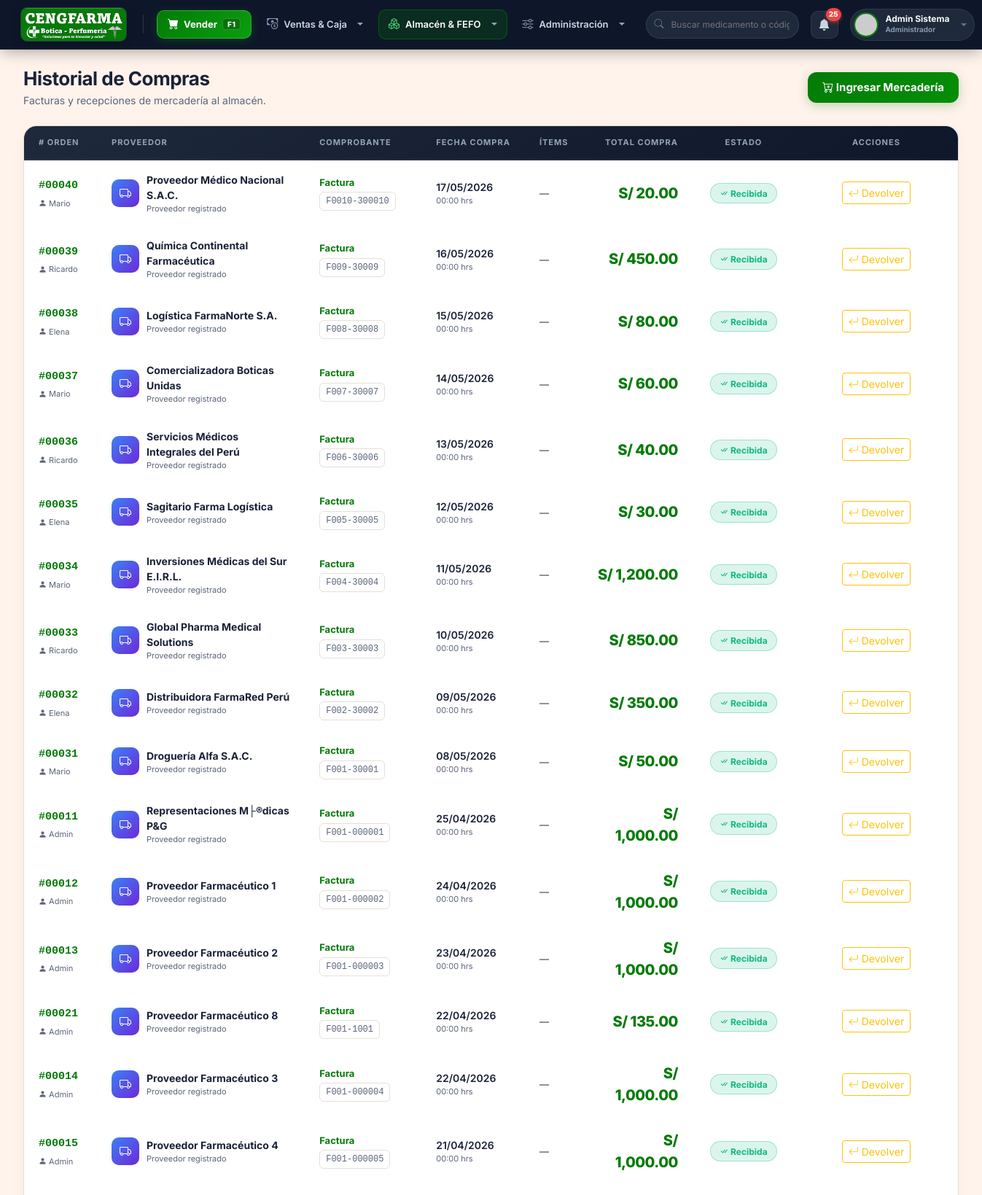
/public/compra/index (signed in, upper part), run on the app's committed database.
### tables this page shows
CREATE TABLE IF NOT EXISTS `configuracion` (
  `id` int NOT NULL AUTO_INCREMENT,
  `clave` varchar(50) NOT NULL,
  `valor` text,
  `descripcion` varchar(255) DEFAULT NULL,
  PRIMARY KEY (`id`),
  UNIQUE KEY `clave` (`clave`)
);

CREATE TABLE IF NOT EXISTS `compras` (
  `id` int NOT NULL AUTO_INCREMENT,
  `id_proveedor` int NOT NULL,
  `id_usuario` int NOT NULL,
  `tipo_comprobante` varchar(50) NOT NULL,
  `serie_comprobante` varchar(20) DEFAULT NULL,
  `num_comprobante` varchar(50) NOT NULL,
  `fecha_compra` date NOT NULL,
  `fecha_registro` timestamp NULL DEFAULT CURRENT_TIMESTAMP,
  `impuesto` decimal(10,2) DEFAULT '0.00',
  `total` decimal(12,2) NOT NULL DEFAULT '0.00',
  `estado` varchar(20) DEFAULT 'Completada',
  PRIMARY KEY (`id`),
  KEY `id_proveedor` (`id_proveedor`),
  KEY `id_usuario` (`id_usuario`),
  CONSTRAINT `compras_ibfk_1` FOREIGN KEY (`id_proveedor`) REFERENCES `proveedores` (`id`) ON DELETE RESTRICT,
  CONSTRAINT `compras_ibfk_2` FOREIGN KEY (`id_usuario`) REFERENCES `usuarios` (`id`) ON DELETE RESTRICT
);

CREATE TABLE IF NOT EXISTS `usuarios` (
  `id` int NOT NULL AUTO_INCREMENT,
  `nombres` varchar(100) NOT NULL,
  `apellidos` varchar(100) NOT NULL,
  `usuario` varchar(50) NOT NULL,
  `password` varchar(255) NOT NULL,
  `email` varchar(100) DEFAULT NULL,
  `rol_id` int NOT NULL,
  `estado` tinyint(1) DEFAULT '1',
  `ultimo_login` datetime DEFAULT NULL,
  `creado_en` timestamp NULL DEFAULT CURRENT_TIMESTAMP,
  PRIMARY KEY (`id`),
  UNIQUE KEY `usuario` (`usuario`),
  KEY `rol_id` (`rol_id`),
  CONSTRAINT `usuarios_ibfk_1` FOREIGN KEY (`rol_id`) REFERENCES `roles` (`id`) ON DELETE RESTRICT
);

CREATE TABLE IF NOT EXISTS `proveedores` (
  `id` int NOT NULL AUTO_INCREMENT,
  `ruc` varchar(20) NOT NULL,
  `razon_social` varchar(150) NOT NULL,
  `representante` varchar(150) DEFAULT NULL,
  `telefono` varchar(50) DEFAULT NULL,
  `direccion` varchar(255) DEFAULT NULL,
  `estado` tinyint(1) DEFAULT '1',
  PRIMARY KEY (`id`),
  UNIQUE KEY `ruc` (`ruc`)
);

### app/views/compras/index.php (the view, shortened to what the rows shown need)
<div class="page-content">
    <div class="d-flex justify-content-between align-items-center mb-4">
        <div>
            <h1 class="page-title">Historial de Compras</h1>
            <div class="page-subtitle">Facturas y recepciones de mercadería al almacén.</div>
        </div>
        <a href="<?php echo BASE_URL; ?>compra/create" class="btn-primary-custom" style="width: auto; padding: 10px 20px; text-decoration: none; display: inline-block;">
            <i class="bi bi-cart-plus"></i> Ingresar Mercadería
        </a>
    </div>
    <div class="card-metric" style="padding: 0; overflow: hidden;">
        <div class="table-responsive">
            <table class="compras-table">
                <thead>
                    <tr>
                        <th style="width:100px;"># Orden</th>
                        <th style="min-width:180px;">Proveedor</th>
                        <th style="min-width:160px;">Comprobante</th>
                        <th style="width:130px;">Fecha Compra</th>
                        <th style="width:80px;">Ítems</th>
                        <th style="width:150px;" class="text-end">Total Compra</th>
                        <th style="width:110px;" class="text-center">Estado</th>
                        <th style="width:180px;" class="text-center">Acciones</th>
                    </tr>
                </thead>
                <tbody>
                    <?php if(empty($data['compras'])): ?>
                    <tr><td colspan="8" class="text-center text-muted" style="padding:40px;">No hay compras registradas en el sistema.</td></tr>
                    <?php else: ?>
                    <?php foreach($data['compras'] as $compra): ?>
                    <tr>
                        <td>
                            <span style="font-family:monospace; font-weight:700; color: var(--accent-primary); font-size:15px;">
                                #<?php echo str_pad($compra['id'], 5, '0', STR_PAD_LEFT); ?>
                            </span><br>
                            <small style="color:var(--text-secondary); font-size:11px;">
                                <i class="bi bi-person-fill"></i>
                                <?php echo htmlspecialchars(explode(' ', $compra['cajero'] ?? '')[0]); ?>
                            </small>
                        </td>
                        <td>
                            <div style="display:flex; align-items:center; gap:10px;">
                                <div style="width:38px; height:38px; border-radius:10px; background: linear-gradient(135deg,#3B82F6,#6D28D9); display:flex; align-items:center; justify-content:center; font-size:16px; color:white; flex-shrink:0;">
                                    <i class="bi bi-truck"></i>
                                </div>
                                <div>
                                    <div style="font-weight:700; color:var(--text-primary); font-size:14px;"><?php echo htmlspecialchars($compra['proveedor'] ?? ''); ?></div>
                                    <div style="font-size:11px; color:var(--text-secondary);">Proveedor registrado</div>
                                </div>
                            </div>
                        </td>
                        <td>
                            <div style="font-weight:700; color: var(--accent-primary); font-size:13px; margin-bottom:3px;">
                                <?php echo htmlspecialchars($compra['tipo_comprobante'] ?? ''); ?>
                            </div>
                            <div style="font-family:monospace; font-size:12px; background: rgba(255,255,255,0.05); padding: 3px 8px; border-radius:6px; display:inline-block; color:var(--text-secondary); border: 1px solid var(--border-color);">
                                <?php echo htmlspecialchars(($compra['serie_comprobante'] ?? '') . '-' . ($compra['num_comprobante'] ?? '')); ?>
                            </div>
                        </td>
                        <td>
                            <div style="font-weight:600; color:var(--text-primary);">
                                <?php echo date('d/m/Y', strtotime($compra['fecha_compra'])); ?>
                            </div>
                            <div style="font-size:11px; color:var(--text-secondary);">
                                <?php echo date('H:i', strtotime($compra['fecha_compra'])); ?> hrs
                            </div>
                        </td>
                        <td>
                            <span style="font-size:13px; font-weight:600; color:var(--text-secondary);">
                                <?php echo $compra['total_items'] ?? '—'; ?>
                            </span>
                        </td>
                        <td class="text-end">
                            <div style="font-size:20px; font-weight:800; color: var(--accent-primary); letter-spacing:-0.5px;">
                                S/ <?php echo number_format($compra['total'], 2); ?>
                            </div>
                        </td>
                        <td class="text-center">
                            <?php if($compra['estado'] == 'Pendiente'): ?>
                                <span class="badge" style="background: rgba(245,158,11,0.15); color:#F59E0B; border:1px solid rgba(245,158,11,0.3); padding:7px 12px; border-radius:20px; font-size:12px; font-weight:700;">
                                    <i class="bi bi-clock-history"></i> Pendiente
                                </span>
                            <?php elseif($compra['estado'] == 'Completada'): ?>
                                <span class="badge" style="background: rgba(16,185,129,0.15); color:#10B981; border:1px solid rgba(16,185,129,0.3); padding:7px 12px; border-radius:20px; font-size:12px; font-weight:700;">
                                    <i class="bi bi-check-all"></i> Recibida
                                </span>
                            <?php else: ?>
                                <span class="badge bg-secondary" style="padding:7px 12px; border-radius:20px;"><?php echo $compra['estado']; ?></span>
                            <?php endif; ?>
                        </td>
                        <td class="text-center">
                            <div class="d-flex gap-2 justify-content-center">
                                <a href="<?php echo BASE_URL; ?>compra/devolver/<?php echo $compra['id']; ?>" class="btn btn-sm btn-outline-warning d-flex align-items-center gap-1" title="Devolver a Proveedor">
                                    <i class="bi bi-arrow-return-left"></i> Devolver
                                </a>
                            </div>
                        </td>
                    </tr>
                    <?php endforeach; ?>
                    <?php endif; ?>
                </tbody>
            </table>
        </div>
    </div>
</div>

### app/views/layouts/main.php (shortened to what the rows shown need)
<!DOCTYPE html>
<html lang="es">
<head>
    <link href="https://cdn.jsdelivr.net/npm/bootstrap@5.3.0/dist/css/bootstrap.min.css" rel="stylesheet">
    <link rel="stylesheet" href="https://cdn.jsdelivr.net/npm/bootstrap-icons@1.11.1/font/bootstrap-icons.css">
    <link rel="stylesheet" href="<?php echo BASE_URL; ?>css/style.css">
    <link rel="stylesheet" href="<?php echo BASE_URL; ?>css/accessibility.css">
</head>
<body class="ceng-body">
<?php
require_once '../app/models/Configuracion.php';
$_globalConfigModel = new Configuracion();
$_globalLogo = $_globalConfigModel->get('logo');
$configs     = $_globalConfigModel->getAll();
require_once '../app/models/Inventario.php';
$_globalInvModel = new Inventario();
$_lotesVencer = $_globalInvModel->getLotesProximosVencer(90);
$_stockBajo = $_globalInvModel->getProductosBajoStock(20);
$_totalNotifs = count($_lotesVencer) + count($_stockBajo);
$boticaName = $configs['nombre_botica']['valor'] ?? 'CENGFARMA';
$roles = [1 => 'Administrador', 2 => 'Farmacéutico', 3 => 'Cajero', 4 => 'Almacenero'];
$userRoleName = $roles[$_SESSION['rol_id'] ?? 1] ?? 'Usuario';
$effectiveLogo = !empty($_globalLogo) ? $_globalLogo : 'img/cengfarma_banner.png';
$logoSrc = (strpos($effectiveLogo, 'http') === 0) ? $effectiveLogo : BASE_URL . $effectiveLogo;
?>
<header id="cengfarma-topbar" class="ceng-topbar sticky-top">
    <div class="ceng-topbar-inner">
        <div class="ceng-topbar-left d-flex align-items-center gap-3">
            <div class="ceng-brand-area d-flex align-items-center gap-2">
                <?php
                $isDashboardActive = (strpos($_SERVER['REQUEST_URI'] ?? '', 'dashboard') !== false) || (trim($_SERVER['REQUEST_URI'] ?? '', '/') === 'public');
                ?>
                <a href="<?php echo BASE_URL; ?><?php echo ($_SESSION['rol_id'] == 1) ? 'dashboard/index' : 'venta/pos'; ?>"
                   class="ceng-brand-link <?php echo $isDashboardActive ? 'active-home' : ''; ?>"
                   title="Ir al Dashboard / Inicio">
                    <img src="<?php echo htmlspecialchars($logoSrc); ?>" alt="<?php echo htmlspecialchars($boticaName); ?>" class="ceng-brand-logo">
                </a>
            </div>
            <nav class="ceng-nav-menu d-none d-lg-flex align-items-center gap-2">
                <a href="<?php echo BASE_URL; ?>venta/pos" class="ceng-pos-btn" id="nav-pos" data-route="venta/pos" title="Ir a Punto de Venta (Atajo F1)">
                    <i class="bi bi-cart-fill"></i>
                    <span>Vender</span>
                    <span class="ceng-kbd-tag">F1</span>
                </a>
                <div class="dropdown ceng-dropdown">
                    <button class="ceng-nav-link dropdown-toggle" type="button" data-bs-toggle="dropdown" aria-expanded="false" data-route="caja,venta,cliente,puntos">
                        <i class="bi bi-cash-coin"></i>
                        <span>Ventas &amp; Caja</span>
                    </button>
                </div>
                <?php if(in_array($_SESSION['rol_id'], [1, 2, 4])): ?>
                <div class="dropdown ceng-dropdown">
                    <button class="ceng-nav-link dropdown-toggle" type="button" data-bs-toggle="dropdown" aria-expanded="false" data-route="producto,categoria,laboratorio,inventario,compra,proveedor">
                        <i class="bi bi-boxes"></i>
                        <span>Almacén &amp; FEFO</span>
                    </button>
                </div>
                <?php endif; ?>
                <div class="dropdown ceng-dropdown">
                    <button class="ceng-nav-link dropdown-toggle" type="button" data-bs-toggle="dropdown" aria-expanded="false" data-route="notificacion,reporte,usuario,configuracion,auditoria,sistema">
                        <i class="bi bi-sliders"></i>
                        <span>Administración</span>
                    </button>
                </div>
            </nav>
        </div>
        <div class="ceng-user-area d-flex align-items-center gap-2 gap-md-3">
            <form action="<?php echo BASE_URL; ?>producto/index" method="GET" class="ceng-quick-search d-none d-xl-flex">
                <i class="bi bi-search"></i>
                <input type="text" name="search" placeholder="Buscar medicamento o código..." value="<?php echo htmlspecialchars($_GET['search'] ?? '', ENT_QUOTES, 'UTF-8'); ?>">
            </form>
            <a href="<?php echo BASE_URL; ?>notificacion/index" class="ceng-alert-bell" title="Alertas Sanitarias">
                <i class="bi bi-bell-fill"></i>
                <?php if($_totalNotifs > 0): ?>
                <span class="ceng-bell-badge"><?php echo $_totalNotifs; ?></span>
                <?php endif; ?>
            </a>
            <div class="dropdown">
                <div class="ceng-user-card dropdown-toggle" data-bs-toggle="dropdown" aria-expanded="false" role="button" tabindex="0">
                    <img src="https://ui-avatars.com/api/?name=<?php echo urlencode($_SESSION['nombre'] ?? 'U'); ?>&background=047B07&color=fff&bold=true" alt="Avatar" class="ceng-avatar">
                    <div class="ceng-user-meta d-none d-sm-flex flex-column text-start">
                        <span class="ceng-user-fullname"><?php echo htmlspecialchars($_SESSION['nombre'] ?? 'Administrador', ENT_QUOTES, 'UTF-8'); ?></span>
                        <span class="ceng-user-role-badge"><?php echo $userRoleName; ?></span>
                    </div>
                </div>
            </div>
        </div>
    </div>
</header>
<div id="wrapper" class="ceng-wrapper">
    <main id="content-wrapper" class="ceng-main-viewport">
        <?php require_once '../app/views/' . $view . '.php'; ?>
    </main>
</div>
</body>
</html>

### data on the page
configuracion: valor (picture)
compras: id "00040", id_usuario.nombres "Mario", id_proveedor.razon_social "Proveedor Médico Nacional S.A.C.", tipo_comprobante "Factura", serie_comprobante+num_comprobante "F0010-300010", fecha_compra "17/05/2026", fecha_compra "00:00", total_items "—", total "20.00", estado "Completada" (drawn)
compras: id "00039", id_usuario.nombres "Ricardo", id_proveedor.razon_social "Química Continental Farmacéutica", tipo_comprobante "Factura", serie_comprobante+num_comprobante "F009-30009", fecha_compra "16/05/2026", fecha_compra "00:00", total_items "—", total "450.00", estado "Completada" (drawn)
compras: id "00038", id_usuario.nombres "Elena", id_proveedor.razon_social "Logística FarmaNorte S.A.", tipo_comprobante "Factura", serie_comprobante+num_comprobante "F008-30008", fecha_compra "15/05/2026", fecha_compra "00:00", total_items "—", total "80.00", estado "Completada" (drawn)
compras: id "00037", id_usuario.nombres "Mario", id_proveedor.razon_social "Comercializadora Boticas Unidas", tipo_comprobante "Factura", serie_comprobante+num_comprobante "F007-30007", fecha_compra "14/05/2026", fecha_compra "00:00", total_items "—", total "60.00", estado "Completada" (drawn)
compras: id "00036", id_usuario.nombres "Ricardo", id_proveedor.razon_social "Servicios Médicos Integrales del Perú", tipo_comprobante "Factura", serie_comprobante+num_comprobante "F006-30006", fecha_compra "13/05/2026", fecha_compra "00:00", total_items "—", total "40.00", estado "Completada" (drawn)
compras: id "00035", id_usuario.nombres "Elena", id_proveedor.razon_social "Sagitario Farma Logística", tipo_comprobante "Factura", serie_comprobante+num_comprobante "F005-30005", fecha_compra "12/05/2026", fecha_compra "00:00", total_items "—", total "30.00", estado "Completada" (drawn)
compras: id "00034", id_usuario.nombres "Mario", id_proveedor.razon_social "Inversiones Médicas del Sur E.I.R.L.", tipo_comprobante "Factura", serie_comprobante+num_comprobante "F004-30004", fecha_compra "11/05/2026", fecha_compra "00:00", total_items "—", total "1,200.00", estado "Completada" (drawn)
compras: id "00033", id_usuario.nombres "Ricardo", id_proveedor.razon_social "Global Pharma Medical Solutions", tipo_comprobante "Factura", serie_comprobante+num_comprobante "F003-30003", fecha_compra "10/05/2026", fecha_compra "00:00", total_items "—", total "850.00", estado "Completada" (drawn)
compras: id "00032", id_usuario.nombres "Elena", id_proveedor.razon_social "Distribuidora FarmaRed Perú", tipo_comprobante "Factura", serie_comprobante+num_comprobante "F002-30002", fecha_compra "09/05/2026", fecha_compra "00:00", total_items "—", total "350.00", estado "Completada" (drawn)
compras: id "00031", id_usuario.nombres "Mario", id_proveedor.razon_social "Droguería Alfa S.A.C.", tipo_comprobante "Factura", serie_comprobante+num_comprobante "F001-30001", fecha_compra "08/05/2026", fecha_compra "00:00", total_items "—", total "50.00", estado "Completada" (drawn)
compras: id "00011", id_usuario.nombres "Admin", id_proveedor.razon_social "Representaciones M├®dicas P&G", tipo_comprobante "Factura", serie_comprobante+num_comprobante "F001-000001", fecha_compra "25/04/2026", fecha_compra "00:00", total_items "—", total "1,000.00", estado "Completada" (drawn)
compras: id "00012", id_usuario.nombres "Admin", id_proveedor.razon_social "Proveedor Farmacéutico 1", tipo_comprobante "Factura", serie_comprobante+num_comprobante "F001-000002", fecha_compra "24/04/2026", fecha_compra "00:00", total_items "—", total "1,000.00", estado "Completada" (drawn)
compras: id "00013", id_usuario.nombres "Admin", id_proveedor.razon_social "Proveedor Farmacéutico 2", tipo_comprobante "Factura", serie_comprobante+num_comprobante "F001-000003", fecha_compra "23/04/2026", fecha_compra "00:00", total_items "—", total "1,000.00", estado "Completada" (drawn)
compras: id "00021", id_usuario.nombres "Admin", id_proveedor.razon_social "Proveedor Farmacéutico 8", tipo_comprobante "Factura", serie_comprobante+num_comprobante "F001-1001", fecha_compra "22/04/2026", fecha_compra "00:00", total_items "—", total "135.00", estado "Completada" (drawn)
compras: id "00014", id_usuario.nombres "Admin", id_proveedor.razon_social "Proveedor Farmacéutico 3", tipo_comprobante "Factura", serie_comprobante+num_comprobante "F001-000004", fecha_compra "22/04/2026", fecha_compra "00:00", total_items "—", total "1,000.00", estado "Completada" (drawn)
compras: id "00015", id_usuario.nombres "Admin", id_proveedor.razon_social "Proveedor Farmacéutico 4", tipo_comprobante "Factura", serie_comprobante+num_comprobante "F001-000005", fecha_compra "21/04/2026", fecha_compra "00:00", total_items "—", total "1,000.00", estado "Completada" (drawn)

### other printed values
$_totalNotifs "25"
$_SESSION['nombre'] "Admin Sistema"
$userRoleName "Administrador"
